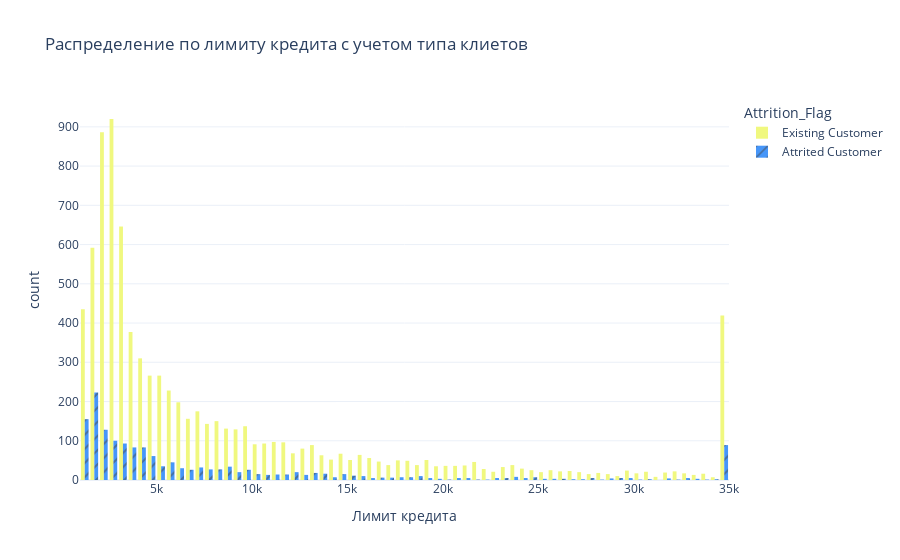

Here is the notebook cell this chart was saved with:
### Markdown cell above
У большинства клиетов кредитный минимальный, но также есть группа людей, у которых кредитный лимит имеет максимальное значение

### Code cell
fig = px.histogram(df, 
                   x="Credit_Limit", 
                   color="Attrition_Flag", 
                   pattern_shape="Attrition_Flag",
                   template='plotly_white',
                   barmode='group',
                   color_discrete_sequence={0: "#f0f87f", 1: "#4696f9"},
                   labels={'Credit_Limit': 'Лимит кредита'},
                   title='Распределение по лимиту кредита с учетом типа клиетов')


fig.update_layout(bargap=0.2)

fig.show()

### Figure 1 — Plotly figure (JSON) as saved in the notebook; plotly's stock layout.template omitted (floating-point values rounded to 4 significant figures; data arrays with more than 128 entries replaced by an {"elided": "..."} marker saying what was removed)
{"data": [{"alignmentgroup": "True", "bingroup": "x", "hovertemplate": "Attrition_Flag=Existing Customer<br>Лимит кредита=%{x}<br>count=%{y}<extra></extra>", "legendgroup": "Existing Customer", "marker": {"color": "#f0f87f", "pattern": {"shape": ""}}, "name": "Existing Customer", "offsetgroup": "Existing Customer", "orientation": "v", "showlegend": true, "type": "histogram", "x": {"elided": "8500 float values"}, "xaxis": "x", "yaxis": "y"}, {"alignmentgroup": "True", "bingroup": "x", "hovertemplate": "Attrition_Flag=Attrited Customer<br>Лимит кредита=%{x}<br>count=%{y}<extra></extra>", "legendgroup": "Attrited Customer", "marker": {"color": "#4696f9", "pattern": {"shape": "/"}}, "name": "Attrited Customer", "offsetgroup": "Attrited Customer", "orientation": "v", "showlegend": true, "type": "histogram", "x": {"elided": "1627 float values"}, "xaxis": "x", "yaxis": "y"}], "layout": {"bargap": 0.2, "barmode": "group", "legend": {"title": {"text": "Attrition_Flag"}, "tracegroupgap": 0}, "title": {"text": "Распределение по лимиту кредита с учетом типа клиетов"}, "xaxis": {"anchor": "y", "domain": [0, 1], "title": {"text": "Лимит кредита"}}, "yaxis": {"anchor": "x", "domain": [0, 1], "title": {"text": "count"}}}}
